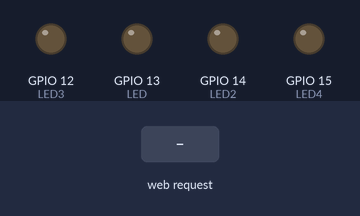
Bench run of a sketch on a simulated ESP8266 (NodeMCU). Parts: output pins drawn as LEDs (lit = HIGH). Inputs (shaded band) come from the test bench. WiFi joins after 1.5 s; servers stay silent unless stated; what the sketch prints to the serial monitor is not drawn.

Above: at 2.7 s.
2.8 s: HTTP request GET /LED=OFF received
At 3.7 s:
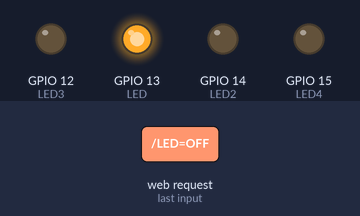
4.3 s: HTTP request GET /LED2=OFF received
At 4.8 s:
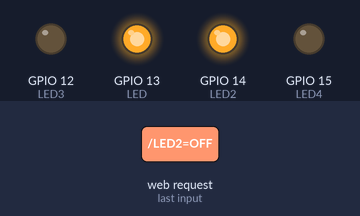
5.8 s: HTTP request GET /LED=ON received
At 7.0 s:
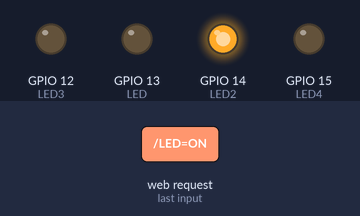
7.3 s: HTTP request GET /LED3=OFF received
At 8.3 s:
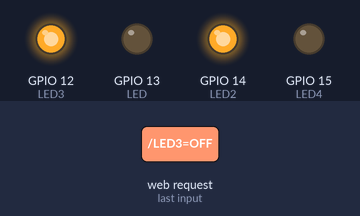
8.8 s: HTTP request GET /LED2=ON received
At 9.4 s:
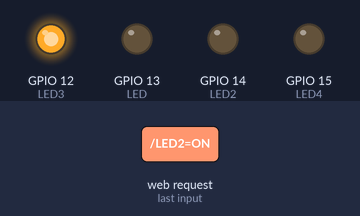
10.3 s: HTTP request GET /LED4=OFF received
At 10.6 s:
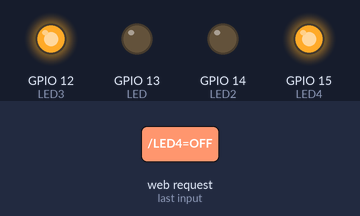
Timing chart, 0 to 12.8 s (numbered marks = the images above; inputs shaded):
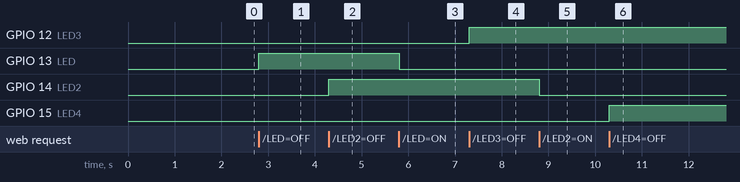

The sketch:

4_LED_server.ino
```cpp
#include<ESP8266WiFi.h>

const char* ssid = "OnePlus";
const char* password = "Hrushi2021";

int LED = 13;
int LED2 = 14;
int LED3 = 12;
int LED4 = 15;

// Creating instance of server
WiFiServer server(80);

void setup()
{
  Serial.begin(115200);
  delay(10);

  pinMode(LED,OUTPUT);
  digitalWrite(LED,LOW);

  pinMode(LED2,OUTPUT);
  digitalWrite(LED2,LOW);

  pinMode(LED3,OUTPUT);
  digitalWrite(LED3,LOW);

  pinMode(LED4,OUTPUT);
  digitalWrite(LED4,LOW);

  // Connecting to wifi Network

  Serial.println();
  Serial.print("Connecting to ");
  Serial.println(ssid);
  WiFi.begin(ssid, password);

  while (WiFi.status()!= WL_CONNECTED)
  {
    delay(50);
    Serial.print(".");
  }

  Serial.println("");
  Serial.println("WIFI connected");

  // Start the server

  server.begin();
  Serial.println("Server started");

  //Printing the IP address

  Serial.print("Use this URL to connect: ");
  Serial.print("http://");
  Serial.print(WiFi.localIP());
  Serial.println("/");
}

void loop()
{
  // check if a client has connected
  WiFiClient client = server.available();
  if(!client)
  {
    return;
  }

  //wait until the client sends some data

  Serial.println("new client");
  while(!client.available())
  {
    delay(0.5);
  }

  // Read the first line of the request

  String request = client.readStringUntil('\r');
  Serial.println(request);
  client.flush();

  // Match the request

  int value = LOW;
  if(request.indexOf("/LED=ON")!= -1)
  {
    digitalWrite(LED, LOW);
    value = LOW;
  }
  if(request.indexOf("/LED=OFF")!= -1)
  {
    digitalWrite(LED, HIGH);
    value = HIGH;
  }

  int value2 = LOW;
  if(request.indexOf("/LED2=ON")!= -1)
  {
    digitalWrite(LED2, LOW);
    value2 = LOW;
  }
  if(request.indexOf("/LED2=OFF")!= -1)
  {
    digitalWrite(LED2, HIGH);
    value2 = HIGH;
  }

  int value3 = LOW;
  if(request.indexOf("/LED3=ON")!= -1)
  {
    digitalWrite(LED3, LOW);
    value3 = LOW;
  }
  if(request.indexOf("/LED3=OFF")!= -1)
  {
    digitalWrite(LED3, HIGH);
    value3 = HIGH;
  }

  int value4 = LOW;
  if(request.indexOf("/LED4=ON")!= -1)
  {
    digitalWrite(LED4, LOW);
    value4 = LOW;
  }
  if(request.indexOf("/LED4=OFF")!= -1)
  {
    digitalWrite(LED4, HIGH);
    value4 = HIGH;
  }

  //Return the response
  client.println("HTTP/1.1 200 OK");
  client.println("Content-Type: text/html");
  client.println("");
  client.println("<!DOCTYPE HTML>");
  client.println("<HTML>");
  client.print("led 1 pin is now: ");
  if(value == LOW)
  {
    client.print("on");
  }
  else
  {
    client.print("off");
  }
  client.println("<br><br>");
  client.println("<a href=\"/LED=ON\"\"><button>Turn On</button></a>");
  client.println("<a href=\"/LED=OFF\"\"><button>Turn Off</button></a><br/>");

  client.print("led 2 pin is now: ");
  if(value2 == LOW)
  {
    client.print("on");
  }
  else
  {
    client.print("off");
  }
  client.println("<br><br>");
  client.println("<a href=\"/LED2=ON\"\"><button>Turn On</button></a>");
  client.println("<a href=\"/LED2=OFF\"\"><button>Turn Off</button></a><br/>");

  client.print("led 3 pin is now: ");
  if(value3 == LOW)
  {
    client.print("on");
  }
  else
  {
    client.print("off");
  }
  client.println("<br><br>");
  client.println("<a href=\"/LED3=ON\"\"><button>Turn On</button></a>");
  client.println("<a href=\"/LED3=OFF\"\"><button>Turn Off</button></a><br/>");

  client.print("led 4 pin is now: ");
  if(value4 == LOW)
  {
    client.print("on");
  }
  else
  {
    client.print("off");
  }
  client.println("<br><br>");
  client.println("<a href=\"/LED4=ON\"\"><button>Turn On</button></a>");
  client.println("<a href=\"/LED4=OFF\"\"><button>Turn Off</button></a><br/>");
  client.println("</html>");
  delay(1);
  Serial.println("Client Disconnected");
  Serial.println("");
}
```

Measured:
- after the input at 2.8 s, GPIO 13 (LED): LOW → HIGH at once
- after the input at 4.3 s, GPIO 14 (LED2): LOW → HIGH at once
- after the input at 5.8 s, GPIO 13 (LED): HIGH → LOW at once
- after the input at 7.3 s, GPIO 12 (LED3): LOW → HIGH at once
- after the input at 8.8 s, GPIO 14 (LED2): HIGH → LOW at once
- after the input at 10.3 s, GPIO 15 (LED4): LOW → HIGH at once
